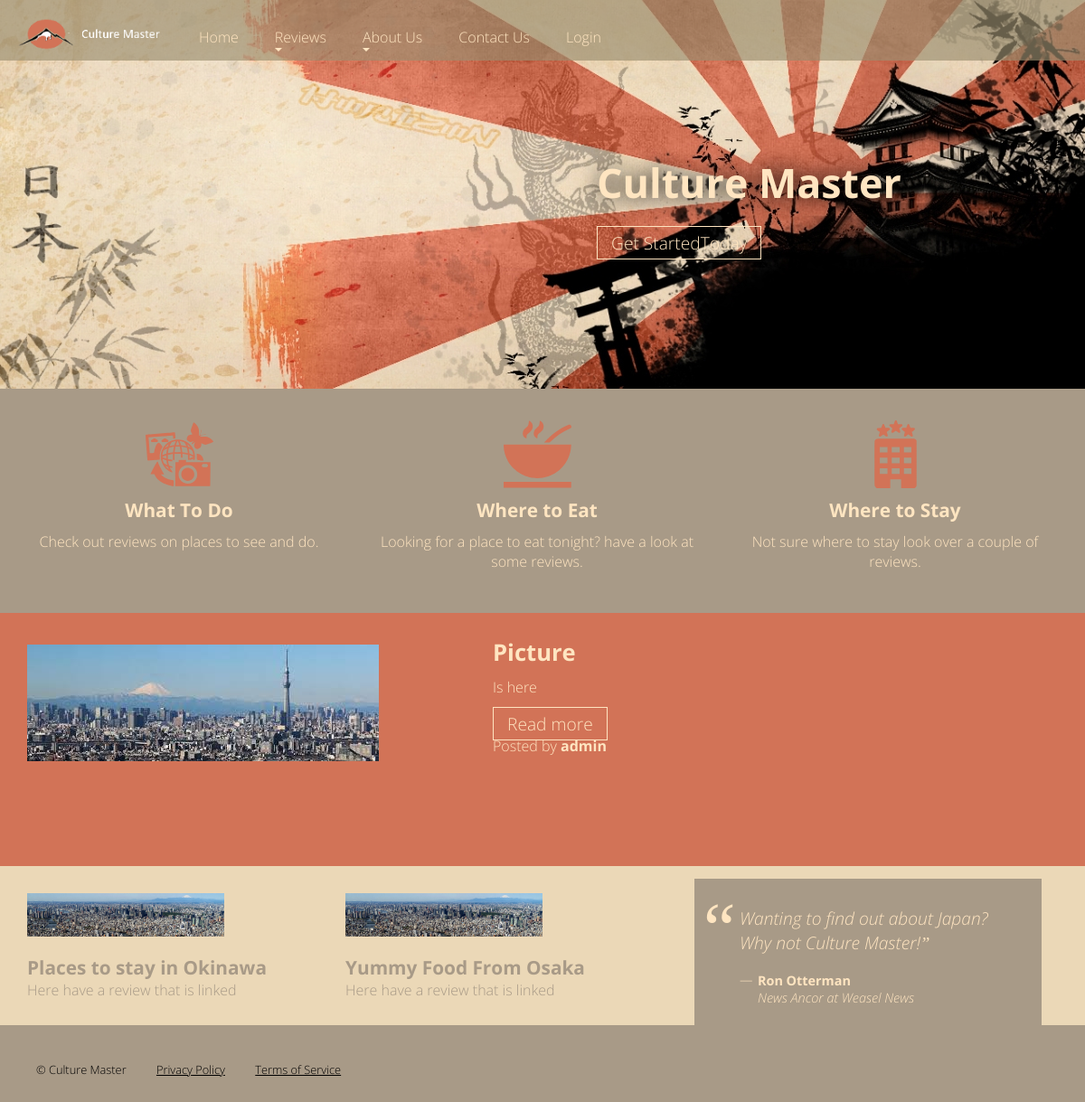
/home/, run on the app's committed database.
### home/models.py (models this page shows, shortened)
class Review(models.Model):
    title = models.CharField(max_length=50)
    content = models.CharField(max_length=4096)
    poster = models.ForeignKey(settings.AUTH_USER_MODEL, on_delete=models.SET_NULL, null=True)
    posted = models.CharField(max_length=150, default=timezone.now)
    image = models.ImageField(upload_to='review_Images/')
    readonly_fields=('posted', 'poster')

### home/views.py (the view)
# urls.py: path('home/', include('home.urls')),
def home(request):
    queryset1 = Review.objects.order_by('-posted')[:1]
    meta = {
        'title': 'Home',
        'companyName': companyName,
        'review_list': queryset1,
        'description': companyName +' home page where you can see a quick rundown of the page and its features'
    }
    return render(request, 'home/home.html', meta)

### home/templates/home/home.html (shortened to what this page needs)
{% extends "base.html" %}
{% load static %}
{% block content %}
<section class="main">
  <aside>
    <div class="content trending">
      <h3><a href="{% url 'reviews_list_strd' %}">What To Do</a></h3>
      <p>Check out reviews on places to see and do.</p>
    </div>
  </aside>
  <aside>
    <div class="content find">
      <h3><a href="{% url 'reviews_list_strd' %}">Where to Eat</a></h3>
      <p>Looking for a place to eat tonight? have a look at some reviews.</p>
    </div>
  </aside>
  <aside>
    <div class="content tools">
      <h3><a href="{% url 'reviews_list_strd' %}">Where to Stay</a></h3>
      <p>Not sure where to stay look over a couple of reviews.</p>
    </div>
  </aside>
</section>
<section class="atmo">
  <article>
      {% if review_list %}
          {% for i in review_list %}
    <h2>{{ i.title|capfirst }}</h2>
    <p>{{ i.content }}</p>
    <a class="btn" title="Launching" href="{% url 'review_detail' i.id %}">Read more</a>
    <p>Posted by <strong>{{i.poster}}</strong></p>
          {% endfor %}
        {% else %}
        <p>There are no reviews to display.</p>
        {% endif %}
  </article>
</section>
<section class="Phase">
  <aside>
    <div class="content">
      <a href="#Image1">
        <img class="imgg" alt="Phase 2" src="{% static 'images/tokyo.jpg' %}" /></a>
      <h4>Places to stay in Okinawa</h4>
      <p>Here have a review that is linked</p>
    </div>
  </aside>
  <aside>
    <div class="content">
      <a href="#Image2">
        <img class="imgg" alt="Phase 3" src="{% static 'images/tokyo.jpg' %}"></a>
      <h4>Yummy Food From Osaka</h4>
      <p>Here have a review that is linked</p>
    </div>
  </aside>
  <blockquote>
    <p class="quote">Wanting to find out about Japan? Why not {{ companyName }}!</p>
    <p class="credit"><strong>Ron Otterman</strong><br><em>News Ancor at Weasel News</em></p>
  </blockquote>
</section>
{% endblock %}

### static/css/css.css (style rules this page uses)
body, input, textarea { font-family: 'Open Sans', sans-serif; font-size: 16px; font-weight: 300; color: #ffe5c1; margin: 0; padding: 0; }
html { background-color: #A89A87 }
h2 { margin: 0 0 .5em 0; font-size: 1.6em; font-weight: 700; line-height: 1.1em; }
h3 { margin: 0 0 .5em 0; font-size: 1.3em; font-weight: 700; }
h4 { margin: 0 0 1.5em 0; font-size: 1.3em; font-weight: 700; }
p { margin: 0 0 1em 0; }
a { color: #ffe5c1 }
.btn, #titleButton { font-family: 'Open Sans', sans-serif; font-size: 1.2em; text-decoration: none; color: #ffe5c1; border: 1px solid #ffe5c1; padding: 4px 15px; transition: background-color .5s; }
.btn { background-color: rgba(0, 0, 0, 0); }
section { padding: 0 30px; }
section::after { content: ''; display: block; clear: both; }
section.main { margin-top: 20px; margin-bottom: 30px; padding: 0; }
section.main aside { width: 33%; float: left; text-align: center; }
section.main .content { margin: 15px; background: no-repeat center top; background-size: 75px 75px; padding-top: 85px; }
section.main aside h3 a { color: #ffe5c1; text-decoration: none; }
section.main aside .content.trending { background-image: url(../images/icon_star.svg); }
section.main aside .content.find { background-image: url(../images/icon_marker.svg); }
section.main aside .content.tools { background-image: url(../images/icon_gear.svg); }
section.atmo, section.about { background-color: #D27357; padding-top: 30px; padding-bottom: 30px; color: #ffe5c1 }
section.atmo article { padding: 0 20px 0 515px; background: url(../images/Tokyo1.jpg) no-repeat 0 5px; min-height: 220px }
section.Phase { background-color: #EBD8B7; position: relative; color: #A89A87; }
section.Phase aside { width: 30%; float: left; margin-right: 10px; }
section.Phase aside .content { padding: 30px 30px 20px 0; }
section.Phase aside .content .imgg { display: block; margin-bottom: 15px; width: 70%; }
section.Phase aside .content h4 { margin-bottom: 0; }
section.Phase aside .content p { margin-bottom: 0.5em; }
section.Phase aside .content a { display: inline-block; color: #ffe5c1; font-weight: 700; }
section.Phase blockquote { margin: 0; width: 32%; color: #ffe5c1; background-color: #A89A87; position: absolute; bottom: 0; right: 4%; }
section.Phase blockquote p { margin: 30px 30px 20px 50px; }
section.Phase blockquote p.quote { font-style: italic; font-size: 1.2em; }
section.Phase blockquote p.credit { color: #ffe5c1; font-size: 0.9em; margin-top: 0; padding-left: 20px; line-height: 1.3em; position: relative; }
section.Phase blockquote::before { content: '\201c'; color: #ffe5c1; position: absolute; top: 10px; left: 10px; font-size: 5em; font-family: serif; }
section.Phase blockquote p.quote::after { content: '\201d'; font-family: serif; }
section.Phase blockquote p.credit::before { content: '\2014'; position: absolute; top: -1px; left: 0; }

### data on the page
Review: title "Picture", content "Is here", poster "admin"

### other printed values
{{ companyName }} "Culture Master"
